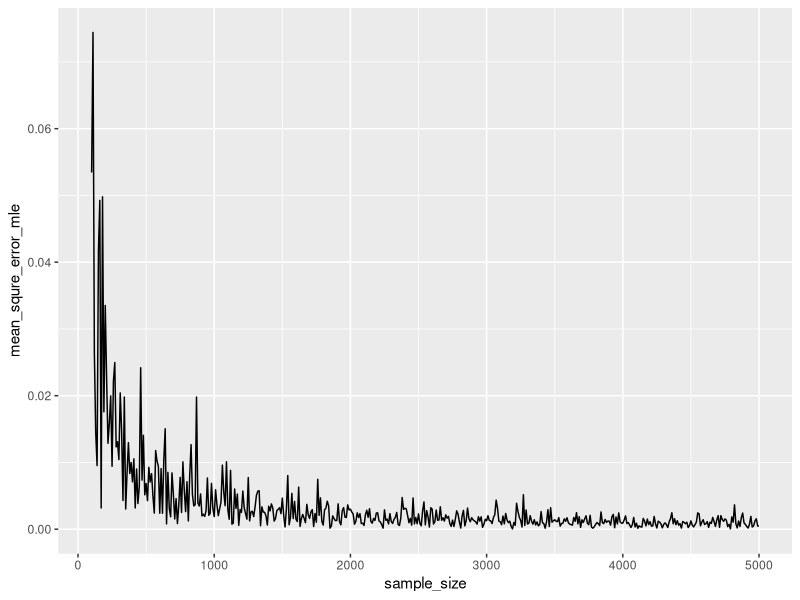

Recreate this plot in R.
## ---- chunk 1
knitr::opts_chunk$set(echo = TRUE)
## ---- chunk 2
library(tidyverse)
library(boot)
## ---- chunk 3
set.seed(0)
supermarket_data <- read.csv("supermarket_data_EMATM0061.csv")

compute_lambda_mle <- function(data, indicies, col_name){
  subsample <- slice(data, indicies) %>% pull(all_of(col_name))
  return(1 / (mean(subsample) - 300))
}

stat_boot <- boot(data = supermarket_data, statistic = compute_lambda_mle, col_name = "TimeLength", R = 10000)
boot.ci(boot.out = stat_boot, type = "basic", conf = 0.95)
## ---- chunk 4
set.seed(0)

num_trials <- 5
min_size <- 100
max_size <- 5000
sample_step <- 10
lambda <- 2
b <- 0.01

simulation_df <- crossing(trial = seq(num_trials), sample_size = seq(min_size, max_size, sample_step)) %>%
  mutate(simulation = pmap(.l = (list(trial, sample_size)), .f = ~(rexp(.y, lambda)))) %>%
  mutate(mean_mn = map_dbl(.x = simulation, .f = mean)) %>%
  mutate(lambda_mle = map_dbl(.x = mean_mn, .f = ~(1 / (.x)))) %>% 
  group_by(sample_size) %>%
  summarise(mean_squre_error_mle = mean((lambda_mle - lambda)^2))
simulation_df

ggplot() + geom_line(data = simulation_df, aes(x = sample_size, y = mean_squre_error_mle)) + geom_smooth()
